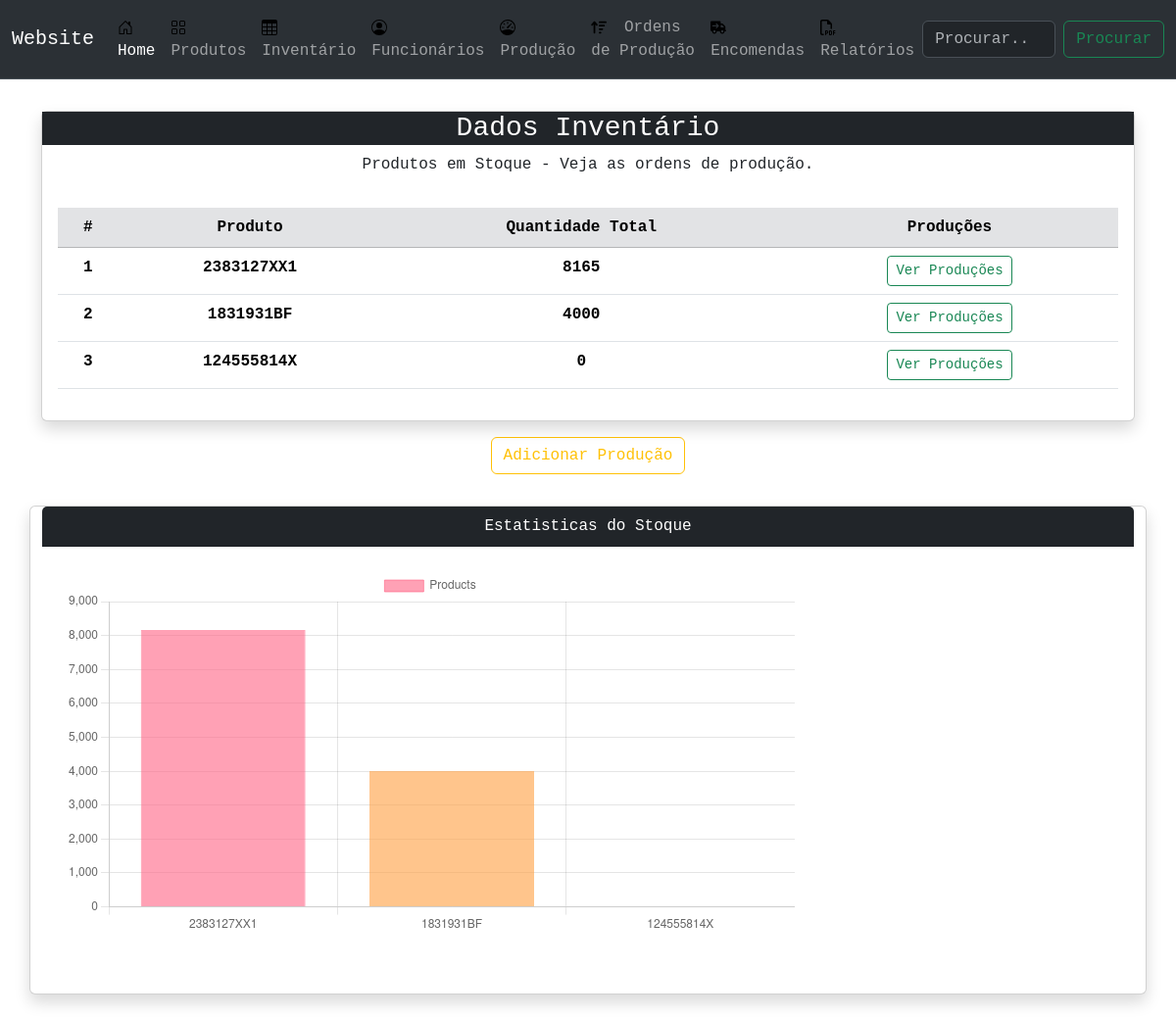
Page /product/inventary/ on the earlier database version.
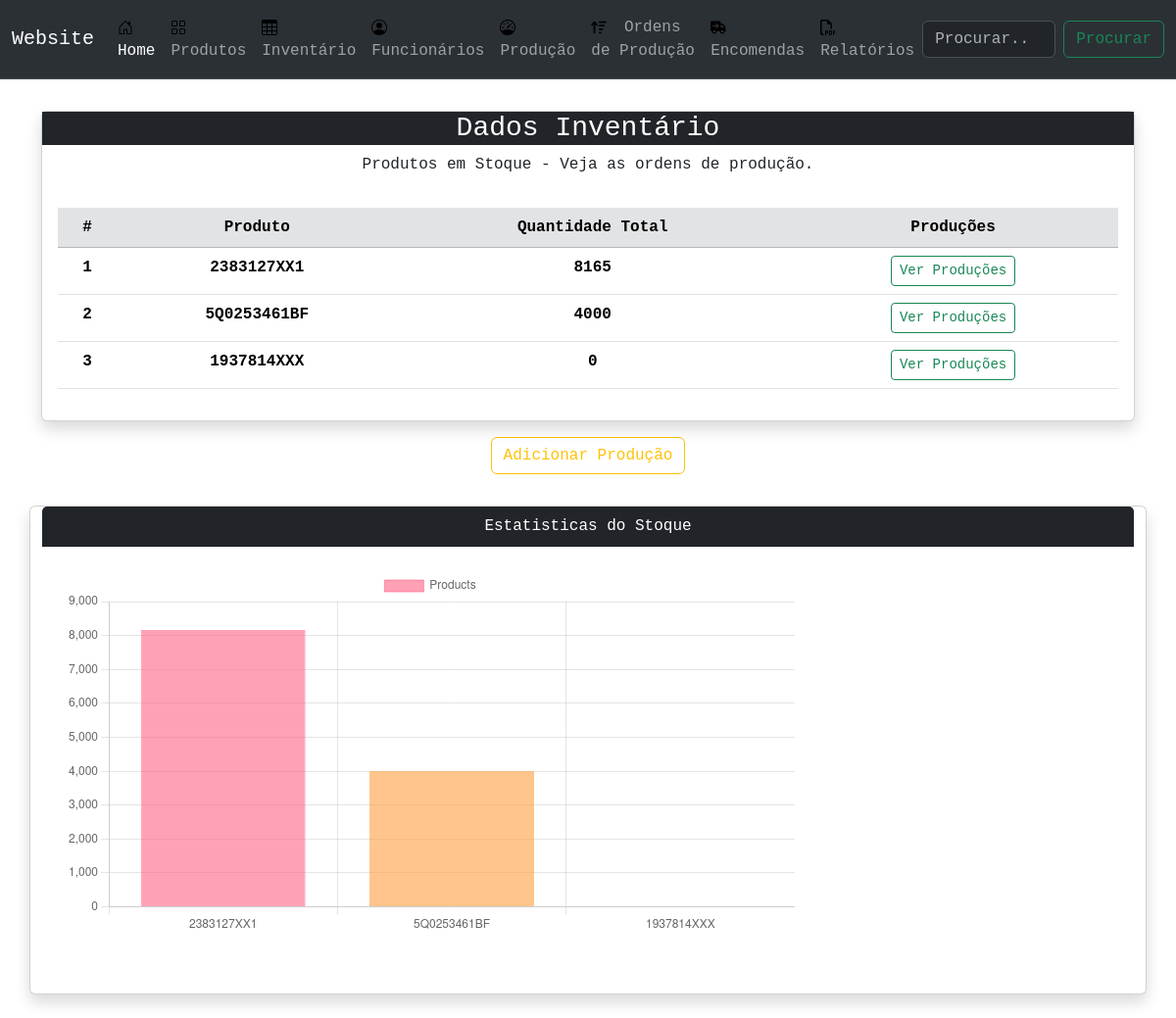
Same page on the later database version.
### product/models.py (models this page shows, shortened)
class Inventary(models.Model):
    product = models.ForeignKey(Product, on_delete=models.CASCADE)
    total_quantity = models.IntegerField(blank=True, null=True, verbose_name = 'Quantidade Total')
    productions = models.ManyToManyField(Production)
    updated = models.DateTimeField(auto_now=True)

class Product(models.Model):
    CATEGORY = {
    "SHIELD" : "SHIELD",
    "BRACKET" : "BRACKET",
    "ASSEMBLY" : "HANGER ASSEMBLY",
    }
    name=models.CharField(max_length=120, verbose_name='Produto')
    image=models.ImageField(upload_to='product', default='random.jpg')
    description = models.TextField(verbose_name="Descrição", default=" Sem Descrição ")
    price = models.FloatField(help_text='euros cada', verbose_name="Preço")
    category = models.CharField(max_length=20, choices=CATEGORY, blank=True, verbose_name="Categoria")
    created=models.DateTimeField(auto_now_add=True)
    updated=models.DateTimeField(auto_now=True)

### product/views.py (the view)
# urls.py: path('inventary/', inventaryView, name="inv"),
def inventaryView(request):
    q = request.GET.get('q') if request.GET.get('q') is not None else ''
    inv = Inventary.objects.filter(
        Q(product__name__icontains=q)
    )
    context = {
        'objects' : inv,
    }
    return render(request, 'product/inventary.html', context)

### product/templates/product/inventary.html
{% extends 'main.html' %}
{% block content %}
<div class="container my-3">
    <div class="row">
        <div class="col">{% include 'product/card_table_inv.html' %}</div>
    </div>
    <div class="row p-2 text-center">
        <div class="col">
            <a href="{% url 'product:prod' %}">
                <button type="button" class="btn btn-outline-warning btn-md">Adicionar
                    Produção</button>
            </a>
        </div>
    </div>
    <br>
    <div class="row">
        {% include 'product/card_chart_bar_inv.html' %}
    </div>
</div>
{% endblock content %}

### product/templates/product/card_table_inv.html
<div class="card mb-2 shadow">
    <h3 class="card-title text-center bg-dark text-white">
        Dados Inventário
    </h3>
    <p class="card-text text-center ">
        Produtos em Stoque - Veja as ordens de produção.
    </p>
    <div class="card-body">
        <table class="table bg-white text-center">
            <thead class="thead-dark">
                <tr class="table-secondary">
                    <th scope="col">#</th>
                    <th scope="col">Produto</th>
                    <th scope="col">Quantidade Total</th>
                    <th scope="col">Produções</th>
                </tr>
            </thead>
            <tbody>
                {% for obj in objects %}
                <tr>
                    <th scope="row">{{obj.id}}</th>
                    <th>{{obj.product.name}}</th>
                    <th>{{obj.total_quantity}}</th>
                    <th><a class='btn btn-outline-success btn-sm' href="{% url 'product:view' obj.product.id %}">Ver
                            Produções</a></th>
                </tr>
                {% endfor %}
            </tbody>
        </table>
    </div>
</div>

Differences in the rows shown:
changed through a linked row, Inventary id 2: product.name "1831931BF" → "5Q0253461BF"
changed through a linked row, Inventary id 3: product.name "124555814X" → "1937814XXX"
Other differences:
chart data {{ obj.product.name }}: 2383127XX1, 1831931BF, 124555814X → 2383127XX1, 5Q0253461BF, 1937814XXX
